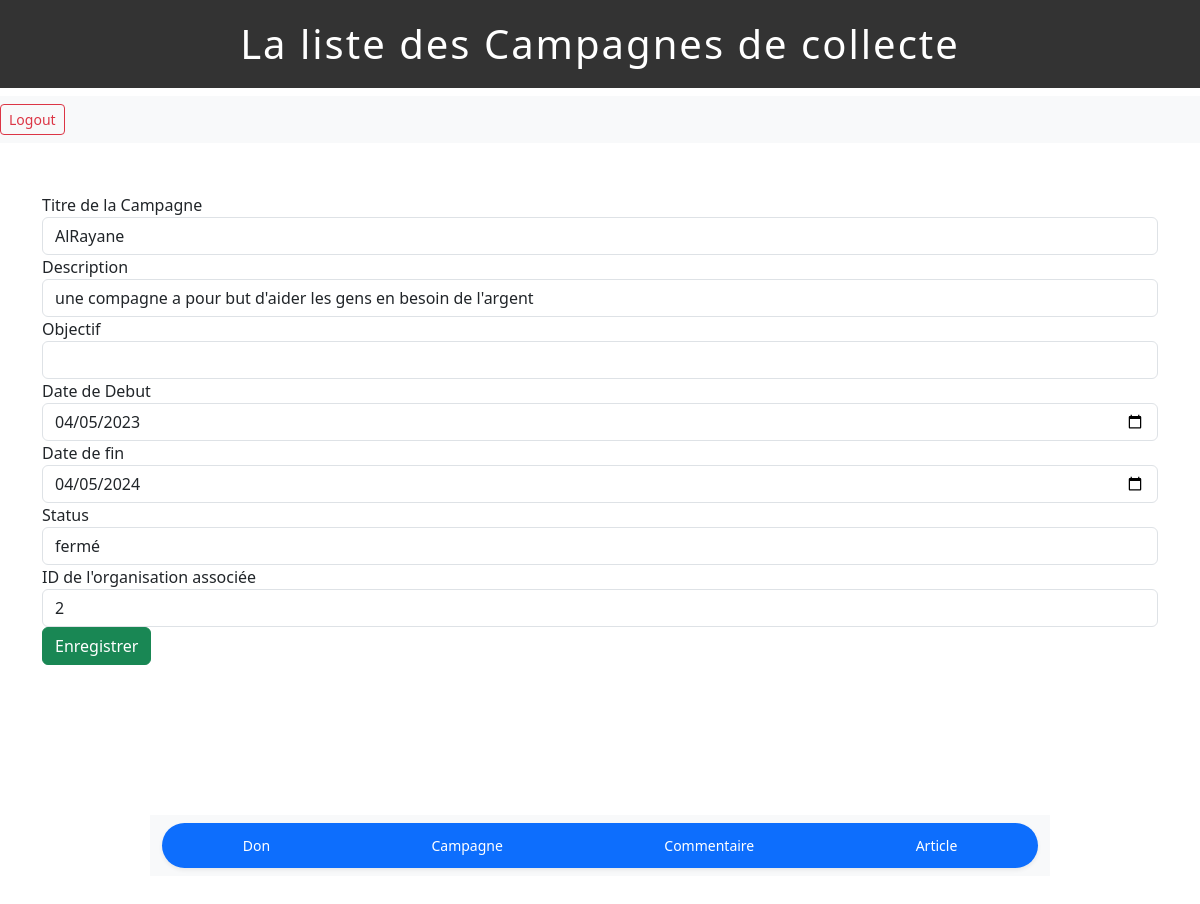
The page /update_campagne.php?id=1 on the database its author committed.
### tables this page shows
CREATE TABLE `campagne` (
  `ID_Campagne` bigint(20) NOT NULL,
  `Titre_Campagne` text DEFAULT NULL,
  `Description_Campagne` text DEFAULT NULL,
  `Objectif_Campagne` bigint(20) DEFAULT NULL,
  `Date_de_debut_Campagne` date DEFAULT NULL,
  `Date_de_fin_Campagne` date DEFAULT NULL,
  `Statut_Campagne` text DEFAULT NULL,
  `ID_Organisation` bigint(20) DEFAULT NULL
);

### update_campagne.php (the view, shortened to what this page needs)
<?php
include("header_camp.php");
include("connection.php");
$result = [];
if(isset($_GET['id'])){
    $id = $_GET['id'];
    $sql = "SELECT * FROM campagne WHERE ID_Campagne =?";
    $query = $conn->prepare($sql);
    $query->execute([$id]);
    $result = $query->fetch(PDO::FETCH_ASSOC);
}
?>
<form action="update_campagne.php?id_new=<?php echo $id;?>" method="post">
<div class="form-group">
          <label>Titre de la Campagne</label>
          <input type="text" name="Titre_Campagne" class="form-control" value="<?php echo isset($result['Titre_Campagne']) ? $result['Titre_Campagne'] : ''; ?>">
        </div>
        <div class="form-group">
          <label>Description</label>
          <input type="text" name="Description_Campagne" class="form-control" value="<?php echo isset($result['Description_Campagne']) ? $result['Description_Campagne'] : ''; ?>">
        </div>
        <div class="form-group">
          <label>Objectif</label>
          <input type="text" name="Objectif_Campagne" class="form-control" value="<?php echo isset($result['Objectif_Campagne']) ? $result['Objectif_Campagne'] : ''; ?>">
        </div>
        <div class="form-group">
          <label>Date de Debut</label>
          <input type="date" name="Date_de_debut_Campagne" class="form-control" value="<?php echo isset($result['Date_de_debut_Campagne']) ? $result['Date_de_debut_Campagne'] : ''; ?>">
        </div>
        <div class="form-group">
          <label>Date de fin</label>
          <input type="date" name="Date_de_fin_Campagne" class="form-control" value="<?php echo isset($result['Date_de_fin_Campagne']) ? $result['Date_de_fin_Campagne'] : ''; ?>">
        </div>
        <div class="form-group">
          <label>Status</label>
          <input type="text" name="Statut_Campagne" class="form-control" value="<?php echo isset($result['Statut_Campagne']) ? $result['Statut_Campagne'] : ''; ?>">
        </div>
        <div class="form-group">
          <label>ID de l'organisation associée</label>
          <input type="int" name="ID_Organisation" class="form-control" value="<?php echo isset($result['ID_Organisation']) ? $result['ID_Organisation'] : ''; ?>">
        </div>
    <input type="submit" class="btn btn-success" name="enregistrer" value="Enregistrer">
</form>
<?php
include("footer.php");
?>

### rows shown on the page
campagne: Titre_Campagne "AlRayane", Description_Campagne "une compagne a pour but d'aider les gens en besoin de l'argent", Date_de_debut_Campagne "04/05/2023", Date_de_fin_Campagne "04/05/2024", Statut_Campagne "fermé", ID_Organisation "2"
